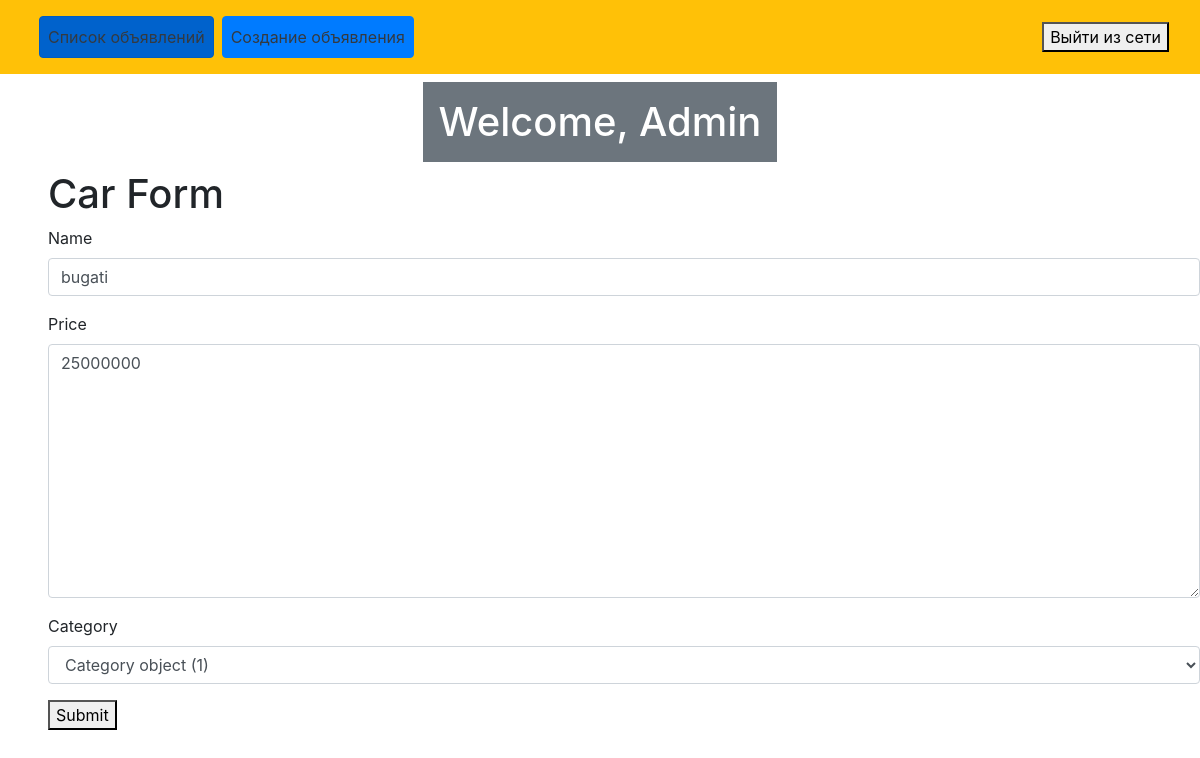
Screenshot of /New/cars/2/update/ (signed in) with the database file from the repository.
### Lesson/models.py (models this page shows)
class Car(models.Model):
    name = models.CharField(max_length=250)
    price = models.TextField(blank=True)
    year = models.DateField(auto_now_add=True)
    category = models.ForeignKey('Category', on_delete=models.CASCADE)

### Lesson/views.py (the view)
# urls.py: path('cars/<int:pk>/update/', views.CarUpdate.as_view(), name='car_update'),
class CarUpdate(LoginRequiredMixin, UpdateView):
    model = Car
    fields = '__all__'
    success_url = reverse_lazy('car_list')

### Lesson/Templates/Lesson/car_form.html (shortened to what this page needs)
{% extends "main/navbar.html" %}
{% load bootstrap4 %}
{% block content %}
    <h1>Car Form</h1>
    <form method="post">
        {% bootstrap_form form %}
        <button type="submit" value="Submit">Submit</button>
    </form>
{% endblock %}

### Lesson/Templates/main/navbar.html (shortened to what this page needs)
{% load bootstrap4 %}
<!DOCTYPE html>
<html lang="en">
<head>
    {% bootstrap_css %}
</head>
<body>
    <nav class="navbar navbar-expand-lg bg-body-tertiary p-3 mb-2 bg-warning text-dark container-fluid text-center">
        <div class="container-fluid">
            <ul class="navbar-nav d-flex">
                <li class="nav-item ml-2">
                    <a class="nav-link active text-dark btn btn-primary" type="button"  href="{% url 'car_list' %}">Список объявлений</a>
                </li>
                <li class="nav-item ml-2">
                    <a class="nav-link text-dark btn btn-primary" href="{% url 'car_create' %}">Создание объявления</a>
                </li>
            </ul>
            <ul class="navbar-nav d-flex">
                {% if user.is_authenticated %}
                <li class="ml-5">
                    <form method="post" action="{% url 'logout_view' %}">
                        <button type="submit" value="Выйти из сети">Выйти из сети</button>
                    </form>
                </li>
                {% else %}
                <li class="ml-2">
                    <p><a href="{% url 'login_view' %}">Войти в сеть</a></p>
                </li>
                {% endif %}
            </ul>
        </div>
    </nav>
    <div class="d-flex justify-content-center">
        <h1 class="align-items-center p-3 mb-2 bg-secondary text-white">Welcome, {{ user.username|default:"SekraN" }}</h1>
    </div>
    <div class="ml-5">
        {% block content %}
        {% endblock %}
    </div>
</body>
</html>

### rows the page displays
Car: name "bugati", price "25000000", category "Category object (1)"

### other values shown
{{ user.username|default:"SekraN" }} "Admin"
